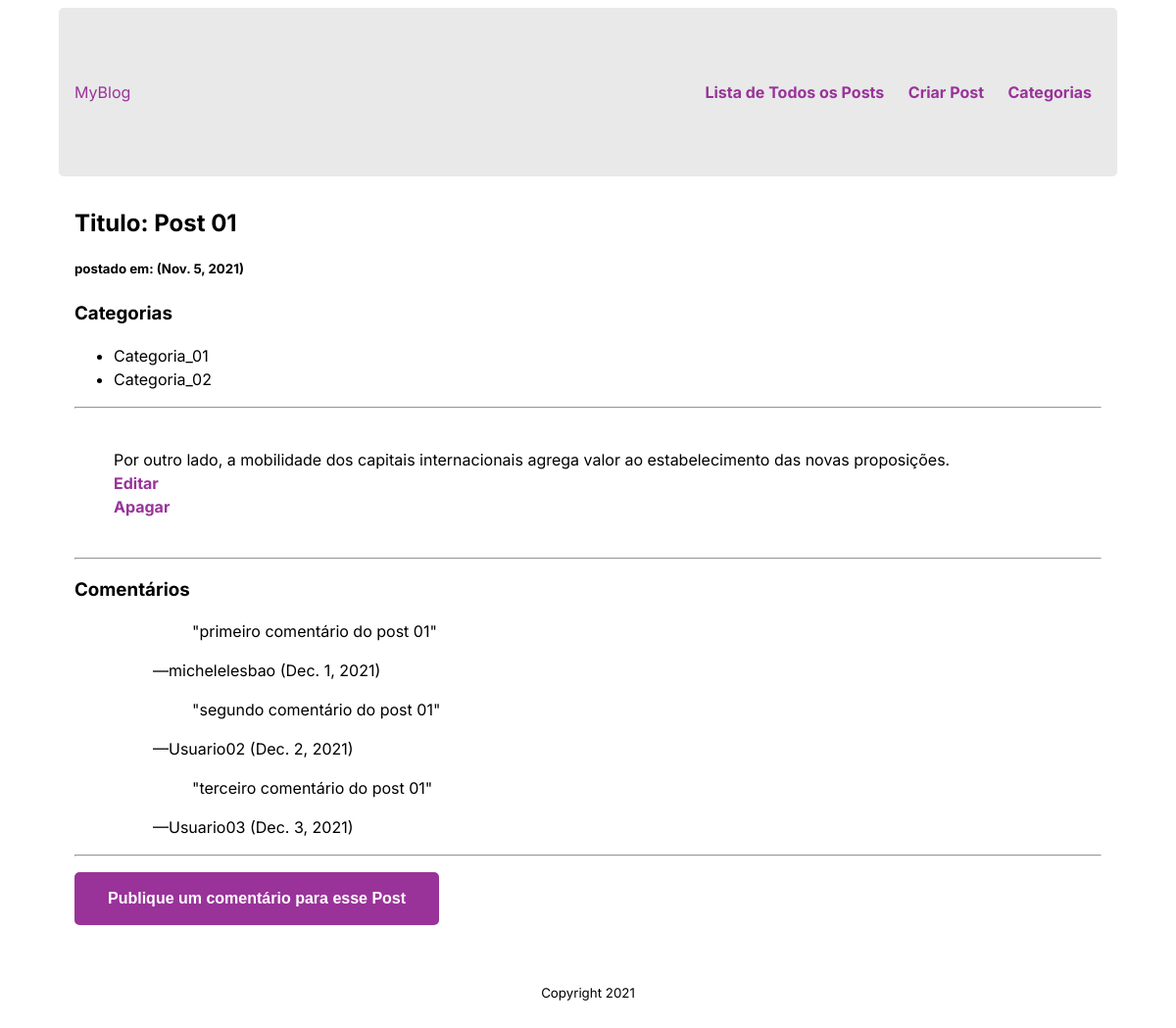
/1/, run on the app's committed database.
### posts/models.py (models this page shows, shortened)
class Post(models.Model):
    titulo = models.CharField(max_length=255)
    data = models.DateTimeField()
    conteudo = models.CharField(max_length=2000, null=True)

class Category(models.Model):
    nome = models.CharField(max_length=50)
    descrição = models.CharField(max_length=280)
    posts = models.ManyToManyField(Post)

class Comment(models.Model):
    autor = models.ForeignKey(settings.AUTH_USER_MODEL,
                               on_delete=models.CASCADE)
    texto = models.CharField(max_length=280)
    data = models.DateTimeField()
    post = models.ForeignKey(Post, on_delete=models.CASCADE)

### posts/views.py (the view)
# urls.py: path('<int:post_id>/', views.DetailView, name='detail'),
def DetailView(request, post_id):
    post = get_object_or_404(Post, pk=post_id)
    context = {'post': post}
    return render(request, 'posts/detail.html', context)

### posts/templates/posts/detail.html (shortened to what this page needs)
{% extends 'base.html' %}
{% block content %}
<h2>Titulo: {{ post.titulo}}</h2>
<h5>postado em: ({{ post.data|date }}) </h5>
<section>
    <header>
        <h3>Categorias</h3>
    </header>
    <ul>
        {% if post.category_set.all %}
        {% for category in post.category_set.all %}
		<li>{{ category.nome }}</li>
        {% endfor %}
        {% else %}
        <p>Ainda não existe nenhuma categoria associada a esse post.</p>
        {% endif %}
    </ul>
    <hr>
</section>
<section class="dados-de-filme">
    <ul>
	{{ post.conteudo|safe }}
        <li><a href="{% url 'posts:update' post.id %}">Editar</a></li>
        <li><a href="{% url 'posts:delete' post.id %}">Apagar</a></li>
    </ul>
</section>
<hr>
<section>
    <header>
        <h3>Comentários</h3>
    </header>
    <ul>
        {% if post.comment_set.all %}
        {% for comment in post.comment_set.all|dictsort:"data" %}
        <figure>
            <blockquote>
                "{{ comment.texto }}"
            </blockquote>
            <figcaption>—{{ comment.autor }} ({{ comment.data|date }})
        </figure>
        {% endfor %}
        {% else %}
        <p>Ainda não existe nenhum comentário para esse filme.</p>
        {% endif %}
    </ul>
    <hr>
    <a href="{% url 'posts:comment' post.pk %}"><button>Publique um comentário para esse Post</button></a>
</section>
{% endblock content %}

### static/style.css (style rules this page uses)
:root { --primary-color: #000000; --secondary-color: #993399; --tertiary-color: #f44d27; --secondary-color-light: #993399; --tertiary-color-light: #ff6d28; --bg-color: #fff; --secondary-bg-color: #e9e9e9; --color-shadow: #f4f4f4; font-family: Inter, sans-serif; font-size: 16px; line-height: 1.5em; }
* { box-sizing: border-box; }
html, body { height: 100%; }
li a { color: var(--secondary-color); font-weight: bold; text-decoration: none; }
body { display: flex; flex-direction: column; }
a { color: var(--secondary-color); text-decoration: none; }
.dados-de-filme { width: 100%; display: flex; flex-wrap: wrap; justify-content: left; padding: 1rem 0; }
.dados-de-filme ul { list-style-type: none; }
button { background-color: var(--secondary-color); border: 2px solid var(--secondary-color); color: var(--bg-color); border-radius: 5px; display: inline-block; font-size: medium; font-weight: bold; margin: 0.5rem 0; padding: 1rem 2rem; }

### data on the page
Post: titulo "Post 01", data "Nov. 5, 2021", conteudo "Por outro lado, a mobilidade dos capitais internacionais agrega valor ao estabelecimento das novas proposições."
Category: nome "Categoria_01"
Category: nome "Categoria_02"
Comment: texto "primeiro comentário do post 01", autor "michelelesbao", data "Dec. 1, 2021"
Comment: texto "segundo comentário do post 01", autor "Usuario02", data "Dec. 2, 2021"
Comment: texto "terceiro comentário do post 01", autor "Usuario03", data "Dec. 3, 2021"
